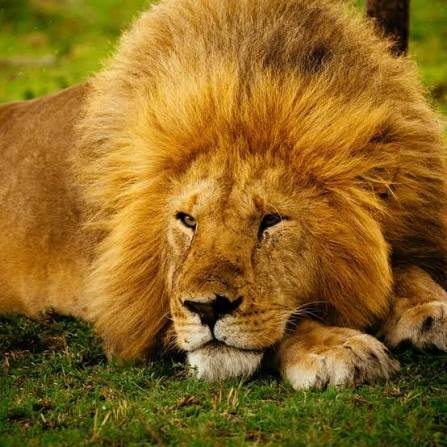
#> input picture imagenes/leon.jpg, 447 x 447 px, found by its file name
$ python p8_Mediana_0007.py
#> lines starting #> are read from the running program, lines starting #| are printed output that depends on the picture
import cv2
# Alexandro Aguilar NC = 0007

# Cargar la imagen
imagen = cv2.imread("imagenes/leon.jpg")
#> imagen is the input picture: shape (447, 447, 3); mean B, G, R 33, 102.9, 139.7

# Verificar que la imagen se haya cargado
if imagen is None:
    print("No se pudo cargar la imagen.")
    exit()

# Aplicar filtro de mediana
imagen_filtrada = cv2.medianBlur(
    imagen,
    5
)
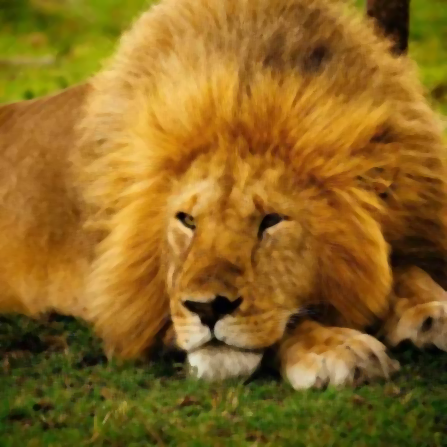
#> imagen_filtrada: shape (447, 447, 3); mean B, G, R 32.4, 102.9, 139.6

# Mostrar imágenes
cv2.imshow("Imagen original Leon-0007", imagen)
cv2.imshow("Imagen con filtro de mediana Leon-0007", imagen_filtrada)

# Guardar resultado
cv2.imwrite(
    "resultado/leon_mediana.jpg",
    imagen_filtrada
)

print("Filtro de mediana aplicado correctamente.")
print("Resultado guardado en:")
print("resultado/leon_mediana.jpg")

# Esperar una tecla
cv2.waitKey(0)

# Cerrar ventanas
cv2.destroyAllWindows()

print("Programa realizado por Alexandro Aguilar 0007")
